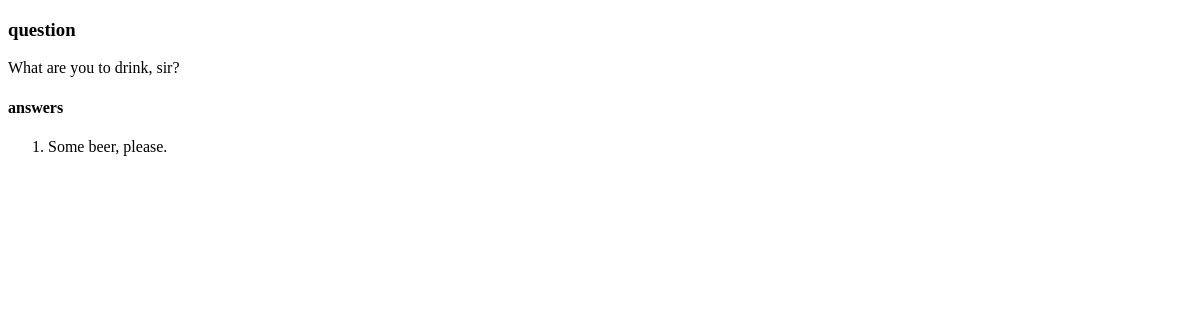
The page /polls/4/ on the database as committed earlier.
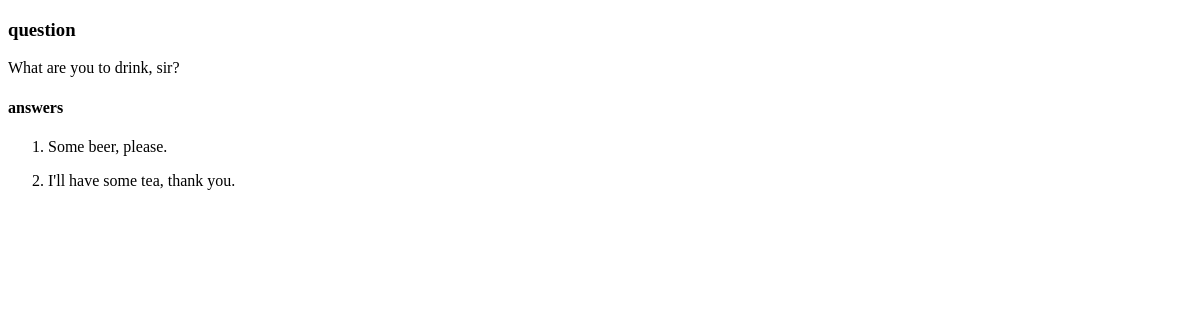
The same page on the database as committed later.
### polls/models.py (models this page shows, shortened)
class Choice(m.Model):
    choice_text = m.CharField(max_length=255)
    votes = m.IntegerField(default=0)
    question = m.ForeignKey(Question, on_delete=m.CASCADE)

### polls/views.py (the view)
# urls.py: path('<int:question_id>/', views.details, name='details'),
def details(request, question_id):
    question = get_object_or_404(Question, pk=question_id)
    choices = question.choice_set.all()
    context = {"question": question, "title": "details", "choices": choices}
    return render(request, "polls/details.html", context)

### polls/templates/polls/details.html (shortened to what this page needs)
<!DOCTYPE html>
<html lang="en">
<head>
</head>
<body>
        <h3>question</h3>
        <p>{{ question.question_text }}</p>
       <h4>answers</h4>
        <ol>
        {% for c in choices %}
            <li>
                <p>{{c.choice_text}}</p>
            </li>
        {% endfor %}
        </ol>
</body>
</html>

Rows that differ between the two databases and show on the page:
added Choice: choice_text "I'll have some tea, thank you."
